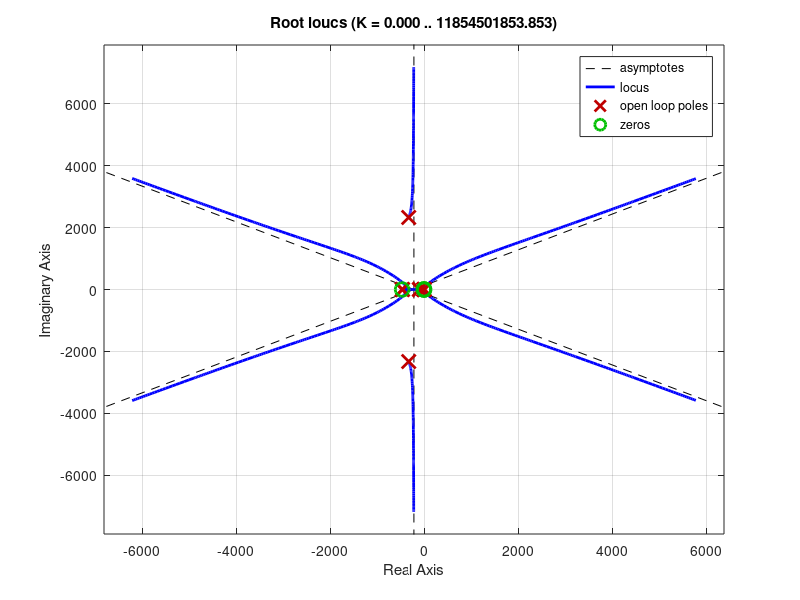
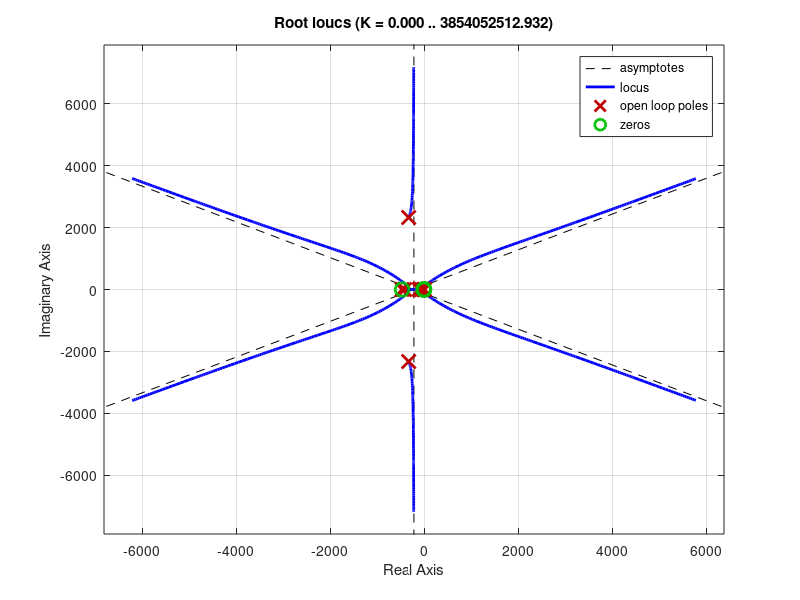

Reproduce these figures in MATLAB, in order.
%------------------------------------------------
%   Linear model variables
%------------------------------------------------

% Maxon motor: 148866

% variables from data sheet:
V_nom = 12;         % [V]
R = 0.115;           % [Ohm]
L = 0.245e-3;     % [H]
km = 16.4e-3;     % [Nm/A]
ka = km;
B = 7e-4;
mass = 2450*0.001;        % [kg]

% robot
length = 0.275;
gear_i = 100;

% Calculated values:
J1 = 2.60;            % from solidworks with 1kg load
J2 = 0.50;

% Amplifier transfer function
AmpNum = [2.149e7];
AmpDen = [1 655.7 5.52e6];

s = tf('s');

% --- Joint 1 PID ---
Kp1 = 2;
Ki1 = 0;
Kd1 = 3;

% --- Joint 2 PID ---
Kp2 = 1;
Ki2 = 0;
Kd2 = 2;

% sampling frequency
CF = 1000;              % to be found from arduino code
N = 100;

% Path input
time = 0:0.001:8;
X = 200*cos(time)+340;
Y = 200*sin(time);




%% Transfer function Joint 1

Amplifier = tf(AmpNum, AmpDen);

% motor and mech gain
Gm1 = km*gear_i* tf(1,[L R])*tf(1,[J1 B]);
Hm1 = gear_i*ka;
Motormech1 = Gm1 / (1+Gm1*Hm1);

% forward path gain G1
G1 = Amplifier*Motormech1*tf(1/s);

% feedback path gain H1
H1 = tf(N/(s+N));

% closed loop transfer function, joint 1
cltf1 = G1/(1+G1*H1);

% bodeplot(cltf1), grid on

[Gm,Pm,Wcg,Wcp] = margin(G1*H1); % gain margin, Phase margin, phase crossing freq, gain crossing freq

% returns the gain margin Gm in absolute units, the phase margin Pm, and 
% the corresponding frequencies Wcg and Wcp, of sys. Wcg is the frequency 
% where the gain margin is measured, which is a –180° phase crossing 
% frequency. Wcp is the frequency where the phase margin is measured, 
% which is a 0-dB gain crossing frequency

z = Wcg / 10;   % Initial zero 1 decade before PXO
p = 2*CF;
Kp1 = 2/z - 1/p;
Ki1 = 1;
Kd1 = 1/z^2 - Kp1/p;

% %New transfer function with PID (Iterate)
% for n=1:10
% PID1 = tf(Kp1 + Ki1/s + Kd1*N*s/(s+N));
% [Gm,Pm,Wcg,Wcp] = margin(PID1*G1*H1);
% z = Wcg / 10   % Initial zero 1 decade before PXO
% p = 2*CF;
% Kp1 = 2/z - 1/p;
% Ki1 = 1;
% Kd1 = 1/z^2 - Kp1/p;
% end

    % -> lowest solution z = 7.8349
z = 7.8349;
Kp1 = 2/z - 1/p;
Ki1 = 1;
Kd1 = 1/z^2 - Kp1/p;

PID1 = tf(Kp1 + Ki1/s + Kd1*N*s/(s+N));
%K1 = 1/abs(freqresp(PID1*G1*H1,z));

figure(1)
clf
rlocus(PID1*G1*H1)
K1 = 39.8;

[Gm,Pm,Wcg,Wcp] = margin(K1*PID1*G1*H1)
% bodeplot(K1*PID1*G1/(1+K1*PID1*G1*H1))

% step response of new closed loop system
%step(K1*PID1*G1/(1+K1*PID1*G1*H1)), grid on



%% Transfer function (Ten step proccess) Joint 2

% motor and mech gain
Gm2 = km*gear_i* tf(1,[L R])*tf(1,[J2 B]);
Hm2 = gear_i*ka;
Motormech2 = Gm2 / (1+Gm2*Hm2);

% forward path gain G1
G2 = Amplifier*Motormech2*tf(1/s);

% feedback path gain H1
H2 = tf(N/(s+N));

% closed loop transfer function, joint 1

[Gm,Pm,Wcg,Wcp] = margin(G2*H2); % gain margin, Phase margin, phase crossing freq, gain crossing freq


z = Wcg / 10;   % Initial zero 1 decade before PXO
p = 2*CF;
Kp2 = 2/z - 1/p;
Ki2 = 1;
Kd2 = 1/z^2 - Kp1/p;

% % New transfer function with PID (Iterate)
% for n=1:10
% PID2 = tf(Kp2 + Ki2/s + Kd2*N*s/(s+N));
% [Gm,Pm,Wcg,Wcp] = margin(PID2*G2*H2);
% z = Wcg / 10   % Initial zero 1 decade before PXO
% p = 2*CF;
% Kp2 = 2/z - 1/p;
% Ki2 = 1;
% Kd2 = 1/z^2 - Kp1/p;
% end

    % -> lowest solution z = 10.3828
z = 10.3828;
Kp2 = 2/z - 1/p;
Ki2 = 1;
Kd2 = 1/z^2 - Kp1/p;

PID2 = tf(Kp2 + Ki2/s + Kd2*N*s/(s+N));
K2 = 1/abs(freqresp(PID2*G2*H2,z));

figure(2)
clf
rlocus(PID2*G2*H2)
K2 = 1.25;

[Gm,Pm,Wcg,Wcp] = margin(K2*PID2*G2*H2);
% bodeplot(K2*PID2*G2/(1+K2*PID2*G2*H2))

% step response of new closed loop system
% step(K2*PID2*G2/(1+K2*PID2*G2*H2), 4), grid on


